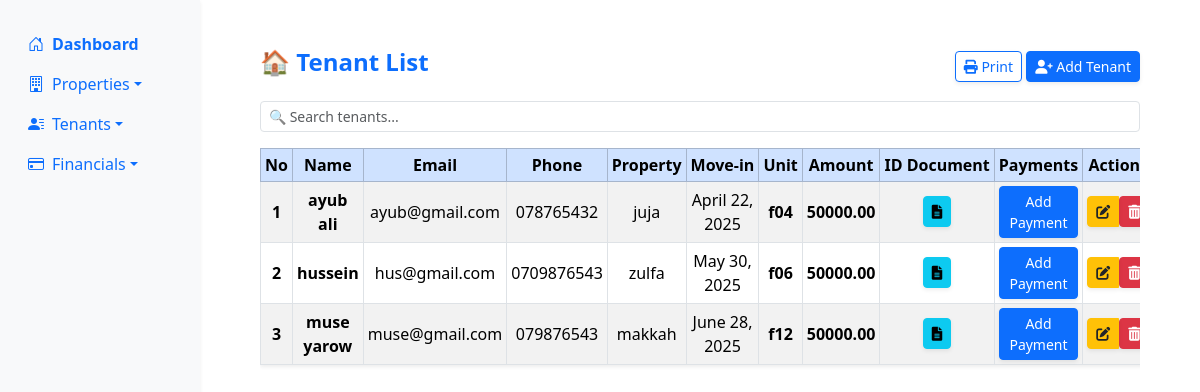
The app's page /tenant_list/ (signed in) with its own data.
### users/models.py (models this page shows, shortened)
class Tenant(models.Model):
    user = models.ForeignKey(User, on_delete=models.CASCADE, related_name='tenant')
    name = models.CharField(max_length=255)
    email = models.EmailField(unique=True)
    phone = models.CharField(max_length=20)
    property = models.ForeignKey(Property, related_name='tenants', on_delete=models.CASCADE,blank=True,null=True)
    move_in_date = models.DateField()
    rent_amount = models.DecimalField(max_digits=10, decimal_places=2)
    id_document = models.FileField(upload_to='tenant_documents/', blank=True, null=True)
    unit_number = models.CharField(max_length=50, blank=True, null=True)

class Property(models.Model):
    user = models.ForeignKey(User, on_delete=models.CASCADE, related_name='property')
    name = models.CharField(max_length=255)
    address = models.CharField(max_length=255)
    number_of_units = models.PositiveIntegerField(null=True, blank=True)
    def __str__(self):
        return self.name

### users/views.py (the view)
# urls.py: path('tenant_list/', tenant_list, name='tenant_list'),
@login_required
def tenant_list(request):
    tenants = Tenant.objects.filter(user=request.user)
    return render(request, 'tenant/tenant_list.html', {'tenants': tenants})

### users/templates/tenant/tenant_list.html (shortened to what this page needs)
{% extends "users/base.html" %}
{% block content %}
<div class="container-fluid">
  <div class="row">
    <nav id="sidebarMenu" class="col-md-2 bg-light sidebar shadow-sm vh-100 d-none d-md-block position-fixed">
      <div class="pt-4">
        <ul class="nav flex-column">
          <li class="nav-item"><a class="nav-link active text-primary fw-bold" href="{% url 'dashboard' %}"><i class="bi bi-house-door me-2"></i>Dashboard</a></li>
          <li class="nav-item">
            <a class="nav-link dropdown-toggle" data-bs-toggle="collapse" href="#propertyMenu"><i class="bi bi-building me-2"></i>Properties</a>
          </li>
          <li class="nav-item">
            <a class="nav-link dropdown-toggle" data-bs-toggle="collapse" href="#tenantMenu"><i class="bi bi-person-lines-fill me-2"></i>Tenants</a>
          </li>
          <li class="nav-item">
            <a class="nav-link dropdown-toggle" data-bs-toggle="collapse" href="#paymentMenu"><i class="bi bi-credit-card me-2"></i>Financials</a>
          </li>
        </ul>
      </div>
    </nav>
    <main class="col-md-10 ms-sm-auto px-md-5 py-4">
      <div class="container mt-4">
        <div class="d-flex justify-content-between align-items-center mb-3 flex-wrap">
          <h4 class="text-primary fw-bold">🏠 Tenant List</h4>
          <div>
            <button class="btn btn-outline-primary btn-sm shadow-sm" onclick="printTable()">
              <i class="fas fa-print"></i> Print
            </button>
            <a href="{% url 'add_tenant' %}" class="btn btn-primary btn-sm shadow-sm">
              <i class="fas fa-user-plus"></i> Add Tenant
            </a>
          </div>
        </div>
        <input type="text" id="tenantSearch" class="form-control form-control-sm mb-3" placeholder="🔍 Search tenants..." onkeyup="filterTable()">
        <div class="table-responsive">
          <table class="table table-sm table-bordered table-striped table-hover text-center align-middle shadow-sm" id="tenantTable">
            <thead class="table-primary">
              <tr>
                <th class="text-nowrap">No</th>
                <th class="text-nowrap">Name</th>
                <th class="text-nowrap d-none d-sm-table-cell">Email</th>
                <th class="text-nowrap d-none d-md-table-cell">Phone</th>
                <th class="text-nowrap d-none d-md-table-cell">Property</th>
                <th class="text-nowrap d-none d-lg-table-cell">Move-in</th>
                <th class="text-nowrap d-none d-lg-table-cell">Unit</th>
                <th class="text-nowrap d-none d-lg-table-cell">Amount</th>
                <th class="text-nowrap d-none d-lg-table-cell">ID Document</th>
                <th class="text-nowrap">Payments</th>
                <th class="text-nowrap">Actions</th>
              </tr>
            </thead>
            <tbody>
              {% for tenant in tenants %}
              <tr>
                <td class="fw-semibold">{{ forloop.counter }}</td>
                <td class="fw-semibold">{{ tenant.name }}</td>
                <td>{{ tenant.email }}</td>
                <td>{{ tenant.phone }}</td>
                <td>{{ tenant.property }}</td>
                <td>{{ tenant.move_in_date }}</td>
                <td class="fw-semibold">{{ tenant.unit_number }}</td>
                <td class="fw-semibold">{{ tenant.rent_amount }}</td>
                <td>
                  {% if tenant.id_document %}
                  <a href="{{ tenant.id_document.url }}" target="_blank" class="btn btn-info btn-sm shadow-sm">
                    <i class="fas fa-file-alt"></i>
                  </a>
                  {% else %}
                  <span class="text-muted">No ID</span>
                  {% endif %}
                </td>
                <td>
                  <a href="{% url 'add_payment_tenant' tenant.id %}" class="btn btn-primary btn-sm shadow-sm">Add Payment</a>
                </td>
                <td>
                  <div class="btn-group" role="group">
                    <a href="{% url 'edit_tenant' tenant.id %}" class="btn btn-warning btn-sm text-dark shadow-sm">
                      <i class="fas fa-edit"></i>
                    </a>
                    <form action="{% url 'delete_tenant' tenant.id %}" method="POST" class="d-inline">
                      <button type="submit" class="btn btn-danger btn-sm shadow-sm" onclick="return confirm('Are you sure?');">
                        <i class="fas fa-trash-alt"></i>
                      </button>
                    </form>
                  </div>
                </td>
              </tr>
              {% empty %}
              <tr>
                <td colspan="10" class="text-muted text-center fw-semibold py-3">No tenants found.</td>
              </tr>
              {% endfor %}
            </tbody>
          </table>
        </div>
      </div>
    </main>
  </div>
</div>
<link rel="stylesheet" href="https://cdnjs.cloudflare.com/ajax/libs/font-awesome/6.0.0/css/all.min.css">
{% endblock %}

### records on screen
Tenant: name "ayub ali", email "ayub@gmail.com", phone "078765432", property "juja", move_in_date "April 22, 2025", unit_number "f04", rent_amount "50000.00"
Tenant: name "hussein", email "hus@gmail.com", phone "0709876543", property "zulfa", move_in_date "May 30, 2025", unit_number "f06", rent_amount "50000.00"
Tenant: name "muse yarow", email "muse@gmail.com", phone "079876543", property "makkah", move_in_date "June 28, 2025", unit_number "f12", rent_amount "50000.00"
